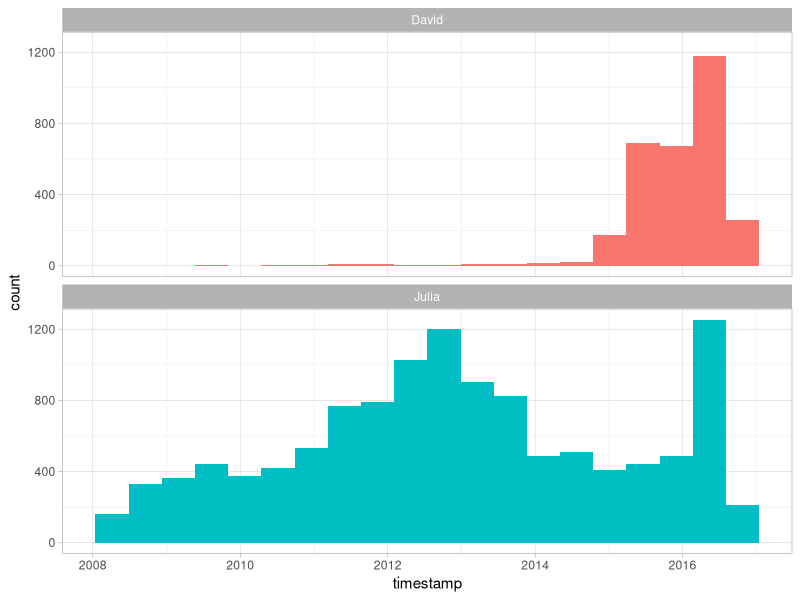

Source code (R): (Note: this script raises an error after producing the figure.)
## ---- chunk 1
library(knitr)
opts_chunk$set(message = FALSE, warning = FALSE, cache = TRUE, cache.lazy = FALSE)
options(width = 100, dplyr.width = 100)
library(ggplot2)
theme_set(theme_light())
## ---- chunk 2
library(lubridate)
library(ggplot2)
library(dplyr)
library(readr)

tweets_julia <- read_csv("data/tweets_julia.csv")
tweets_dave <- read_csv("data/tweets_dave.csv")
tweets <- bind_rows(tweets_julia %>% 
                      mutate(person = "Julia"),
                    tweets_dave %>% 
                      mutate(person = "David")) %>%
  mutate(timestamp = ymd_hms(timestamp))

ggplot(tweets, aes(x = timestamp, fill = person)) +
  geom_histogram(position = "identity", bins = 20, show.legend = FALSE) +
  facet_wrap(~person, ncol = 1)
## ---- chunk 3
library(tidytext)
library(stringr)

remove_reg <- "&amp;|&lt;|&gt;"
tidy_tweets <- tweets %>% 
  filter(!str_detect(text, "^RT")) %>%
  mutate(text = str_remove_all(text, remove_reg)) %>%
  unnest_tokens(word, text, token = "tweets") %>%
  filter(!word %in% stop_words$word,
         !word %in% str_remove_all(stop_words$word, "'"),
         str_detect(word, "[a-z]"))
## ---- chunk 4
frequency <- tidy_tweets %>% 
  group_by(person) %>% 
  count(word, sort = TRUE) %>% 
  left_join(tidy_tweets %>% 
              group_by(person) %>% 
              summarise(total = n())) %>%
  mutate(freq = n/total)

frequency
## ---- chunk 5
library(tidyr)

frequency <- frequency %>% 
  select(person, word, freq) %>% 
  spread(person, freq) %>%
  arrange(Julia, David)

frequency
## ---- chunk 6
library(scales)

ggplot(frequency, aes(Julia, David)) +
  geom_jitter(alpha = 0.1, size = 2.5, width = 0.25, height = 0.25) +
  geom_text(aes(label = word), check_overlap = TRUE, vjust = 1.5) +
  scale_x_log10(labels = percent_format()) +
  scale_y_log10(labels = percent_format()) +
  geom_abline(color = "red")
## ---- chunk 7
tidy_tweets <- tidy_tweets %>%
  filter(timestamp >= as.Date("2016-01-01"),
         timestamp < as.Date("2017-01-01"))
## ---- chunk 8
word_ratios <- tidy_tweets %>%
  filter(!str_detect(word, "^@")) %>%
  count(word, person) %>%
  group_by(word) %>%
  filter(sum(n) >= 10) %>%
  ungroup() %>%
  spread(person, n, fill = 0) %>%
  mutate_if(is.numeric, funs((. + 1) / sum(. + 1))) %>%
  mutate(logratio = log(David / Julia)) %>%
  arrange(desc(logratio))
## ---- chunk 9
word_ratios %>% 
  arrange(abs(logratio))
## ---- chunk 10
word_ratios %>%
  group_by(logratio < 0) %>%
  top_n(15, abs(logratio)) %>%
  ungroup() %>%
  mutate(word = reorder(word, logratio)) %>%
  ggplot(aes(word, logratio, fill = logratio < 0)) +
  geom_col(show.legend = FALSE) +
  coord_flip() +
  ylab("log odds ratio (David/Julia)") +
  scale_fill_discrete(name = "", labels = c("David", "Julia"))
## ---- chunk 11
words_by_time <- tidy_tweets %>%
  filter(!str_detect(word, "^@")) %>%
  mutate(time_floor = floor_date(timestamp, unit = "1 month")) %>%
  count(time_floor, person, word) %>%
  group_by(person, time_floor) %>%
  mutate(time_total = sum(n)) %>%
  group_by(word) %>%
  mutate(word_total = sum(n)) %>%
  ungroup() %>%
  rename(count = n) %>%
  filter(word_total > 30)

words_by_time
## ---- chunk 12
nested_data <- words_by_time %>%
  nest(-word, -person) 

nested_data
## ---- chunk 13
library(purrr)

nested_models <- nested_data %>%
  mutate(models = map(data, ~ glm(cbind(count, time_total) ~ time_floor, ., 
                                  family = "binomial")))

nested_models
## ---- chunk 14
library(broom)

slopes <- nested_models %>%
  unnest(map(models, tidy)) %>%
  filter(term == "time_floor") %>%
  mutate(adjusted.p.value = p.adjust(p.value))
## ---- chunk 15
top_slopes <- slopes %>% 
  filter(adjusted.p.value < 0.1)

top_slopes
## ---- chunk 16
words_by_time %>%
  inner_join(top_slopes, by = c("word", "person")) %>%
  filter(person == "David") %>%
  ggplot(aes(time_floor, count/time_total, color = word)) +
  geom_line(size = 1.3) +
  labs(x = NULL, y = "Word frequency")
## ---- chunk 17
words_by_time %>%
  inner_join(top_slopes, by = c("word", "person")) %>%
  filter(person == "Julia") %>%
  ggplot(aes(time_floor, count/time_total, color = word)) +
  geom_line(size = 1.3) +
  labs(x = NULL, y = "Word frequency")
## ---- chunk 18
tweets_julia <- read_csv("data/juliasilge_tweets.csv")
tweets_dave <- read_csv("data/drob_tweets.csv")
tweets <- bind_rows(tweets_julia %>% 
                      mutate(person = "Julia"),
                    tweets_dave %>% 
                      mutate(person = "David")) %>%
  mutate(created_at = ymd_hms(created_at))
## ---- chunk 19
tidy_tweets <- tweets %>% 
  filter(!str_detect(text, "^(RT|@)")) %>%
  mutate(text = str_remove_all(text, remove_reg)) %>%
  unnest_tokens(word, text, token = "tweets", strip_url = TRUE) %>%
  filter(!word %in% stop_words$word,
         !word %in% str_remove_all(stop_words$word, "'"))

tidy_tweets
## ---- chunk 20
totals <- tidy_tweets %>% 
  group_by(person, id) %>% 
  summarise(rts = sum(retweets)) %>% 
  group_by(person) %>% 
  summarise(total_rts = sum(rts))

totals
## ---- chunk 21
word_by_rts <- tidy_tweets %>% 
  group_by(id, word, person) %>% 
  summarise(rts = first(retweets)) %>% 
  group_by(person, word) %>% 
  summarise(retweets = median(rts), uses = n()) %>%
  left_join(totals) %>%
  filter(retweets != 0) %>%
  ungroup()

word_by_rts %>% 
  filter(uses >= 5) %>%
  arrange(desc(retweets))
## ---- chunk 22
word_by_rts %>%
  filter(uses >= 5) %>%
  group_by(person) %>%
  top_n(10, retweets) %>%
  arrange(retweets) %>%
  ungroup() %>%
  mutate(word = factor(word, unique(word))) %>%
  ungroup() %>%
  ggplot(aes(word, retweets, fill = person)) +
  geom_col(show.legend = FALSE) +
  facet_wrap(~ person, scales = "free", ncol = 2) +
  coord_flip() +
  labs(x = NULL, 
       y = "Median # of retweets for tweets containing each word")
## ---- chunk 23
totals <- tidy_tweets %>% 
  group_by(person, id) %>% 
  summarise(favs = sum(favorites)) %>% 
  group_by(person) %>% 
  summarise(total_favs = sum(favs))

word_by_favs <- tidy_tweets %>% 
  group_by(id, word, person) %>% 
  summarise(favs = first(favorites)) %>% 
  group_by(person, word) %>% 
  summarise(favorites = median(favs), uses = n()) %>%
  left_join(totals) %>%
  filter(favorites != 0) %>%
  ungroup()
## ---- chunk 24
word_by_favs %>%
  filter(uses >= 5) %>%
  group_by(person) %>%
  top_n(10, favorites) %>%
  arrange(favorites) %>%
  ungroup() %>%
  mutate(word = factor(word, unique(word))) %>%
  ungroup() %>%
  ggplot(aes(word, favorites, fill = person)) +
  geom_col(show.legend = FALSE) +
  facet_wrap(~ person, scales = "free", ncol = 2) +
  coord_flip() +
  labs(x = NULL, 
       y = "Median # of favorites for tweets containing each word")
